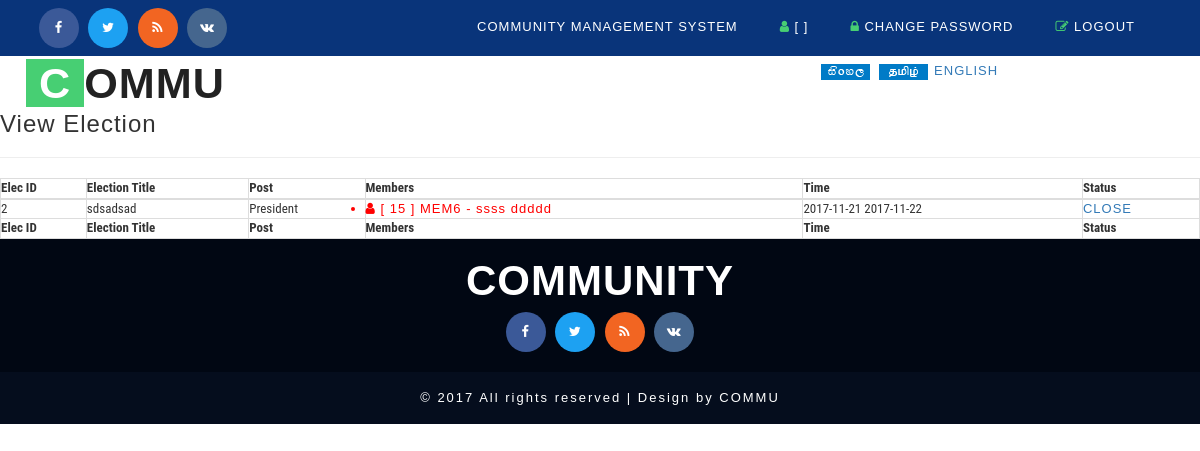
The page /admin_manage_election.php on the database as committed earlier.
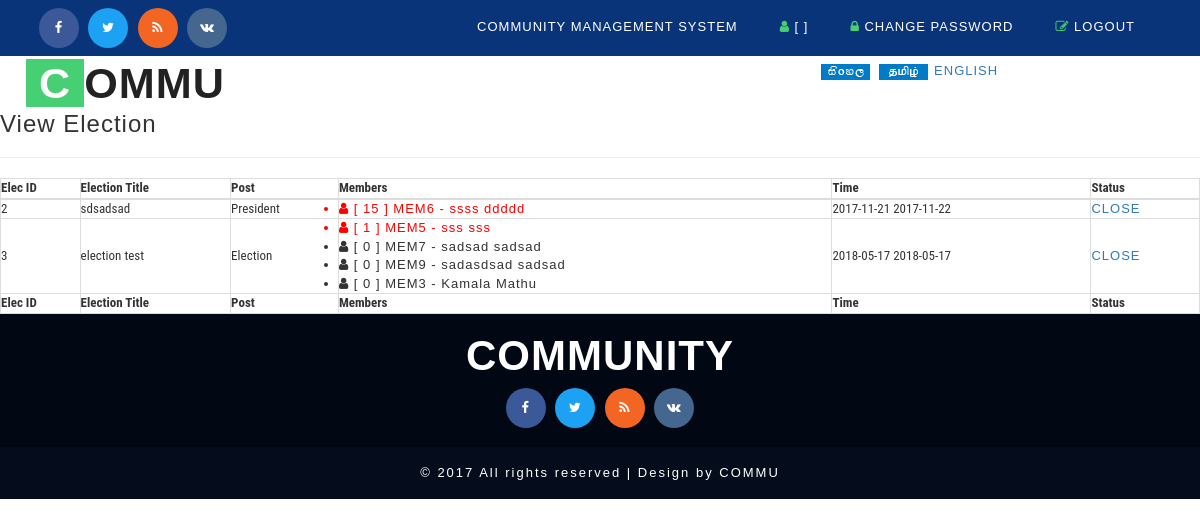
The same page on the database as committed later.
### tables this page shows
CREATE TABLE `cms_election` (
  `id` int(5) NOT NULL AUTO_INCREMENT,
  `electiontitle` varchar(150) DEFAULT NULL,
  `startdatetime` varchar(25) DEFAULT NULL,
  `enddatetime` varchar(50) DEFAULT NULL,
  `status` varchar(10) DEFAULT NULL,
  `usercreated` int(5) DEFAULT NULL,
  `datecreated` timestamp NOT NULL DEFAULT CURRENT_TIMESTAMP,
  `post_title` varchar(50) DEFAULT NULL,
  `winner` varchar(20) DEFAULT NULL,
  PRIMARY KEY (`id`),
  KEY `FK_cms_election_user` (`usercreated`),
  CONSTRAINT `FK_cms_election_user` FOREIGN KEY (`usercreated`) REFERENCES `cms_user` (`id`)
);

CREATE TABLE `cms_election_vote` (
  `id` int(5) NOT NULL AUTO_INCREMENT,
  `electionid` int(5) DEFAULT NULL,
  `memberid` int(5) DEFAULT NULL,
  `vote` int(5) DEFAULT '0',
  PRIMARY KEY (`id`),
  KEY `FK_cms_election_vote_election` (`electionid`),
  KEY `FK_cms_election_vote_member` (`memberid`),
  CONSTRAINT `FK_cms_election_vote_election` FOREIGN KEY (`electionid`) REFERENCES `cms_election` (`id`),
  CONSTRAINT `FK_cms_election_vote_member` FOREIGN KEY (`memberid`) REFERENCES `cms_member` (`id`)
);

CREATE TABLE `cms_member` (
  `id` int(5) NOT NULL AUTO_INCREMENT,
  `firstname` varchar(50) DEFAULT NULL,
  `lastname` varchar(50) DEFAULT NULL,
  `nic` varchar(12) DEFAULT NULL,
  `username` varchar(50) DEFAULT NULL,
  `email` varchar(50) DEFAULT NULL,
  `currentaddress` varchar(250) DEFAULT NULL,
  `experticeid` int(5) DEFAULT NULL,
  `permanentaddress` varchar(250) DEFAULT NULL,
  `authstatus` varchar(10) DEFAULT NULL COMMENT 'PND|AUTH|DACT',
  `datecreated` timestamp NOT NULL DEFAULT CURRENT_TIMESTAMP,
  `autorizeby` int(5) DEFAULT NULL COMMENT 'cms_user',
  `role` varchar(50) DEFAULT NULL,
  `usercreated` int(5) DEFAULT NULL,
  `post_title` varchar(50) DEFAULT NULL,
  `mobileno` varchar(20) DEFAULT NULL,
  PRIMARY KEY (`id`)
);

### model/DB.php (called while the page is built, shortened)
<?php
function getDBConnection() {
    $servername = "localhost";
    $username = "root";
    $password = "123";
    $db = "cmsdb";
    $conn = mysqli_connect($servername, $username, $password, $db);
    if (!$conn) {
        die("Connection failed: " . mysqli_connect_error());
    } else {
        return $conn;
    }
}
function getData($sql) {
    $conn = getDBConnection();
    $result = mysqli_query($conn, $sql);
    if (mysqli_num_rows($result) > 0) {
        return $result;
    } else {
        return FALSE;
    }
}
?>

### admin_manage_election.php (the view, shortened to what this page needs)
<!DOCTYPE html>
<html lang="en">
    <head>
        <?php include_once './basecss.php'; ?>
    </head>
    <body>
        <div class="header">
            <div class="w3layouts_header_right">
                <div class="agileits-social top_content">
                    <ul>
                        <li><a href="#"><i class="fa fa-facebook"></i></a></li>
                        <li><a href="#"><i class="fa fa-twitter"></i></a></li>
                        <li><a href="#"><i class="fa fa-rss"></i></a></li>
                        <li><a href="#"><i class="fa fa-vk"></i></a></li>
                    </ul>
                </div>
            </div>
            <div class="w3layouts_header_left">
                <?php include './_top.php'; ?>
            </div>
            <div class="clearfix"> </div>
        </div>
        <div class="banner">
            <nav class="navbar navbar-default">
                <div class="navbar-header navbar-left">
                    <h1><a class="navbar-brand" href="index.html"><span>C</span>OMMU</a></h1>
                </div>
                <div class="w3_agile_search">
                                   <?php include './_search.php';?>
                </div>
            </nav>
        </div>
        <h3>View Election</h3>
        <hr>
        <div class="row">
            <div class="col-md-12">
                <?php
                include './model/DB.php';
                ?>
                <table class="table-responsive table-bordered" width="100%">
                    <thead>
                        <tr>
                            <th>Elec ID</th>
                            <th>Election Title</th>
                            <th>Post</th>
                            <th>Members</th>
                            <th>Time</th>
                            <th>Status</th>
                        </tr>
                    </thead>
                    <tfoot>
                        <tr>
                            <th>Elec ID</th>
                            <th>Election Title</th>
                            <th>Post</th>
                            <th>Members</th>
                            <th>Time</th>
                            <th>Status</th>
                        </tr>
                    </tfoot>
                    <tbody>
                        <?php
                        $sql = " SELECT * FROM cms_election WHERE STATUS = 'CLOSE' ";
                        $resultx = getData($sql);
                        if ($resultx != FALSE) {
                            while ($row = mysqli_fetch_assoc($resultx)) {
                                ?>
                                <tr>
                                    <td><?= $row['id']; ?></td>
                                    <td><?= $row['electiontitle']; ?></td>
                                    <td><?= $row['post_title']; ?></td>
                                    <td>
                                        <ul>
                                            <?php
                                            $sqlV = "
SELECT cms_member.*,cms_election_vote.vote FROM cms_election_vote
INNER JOIN cms_member
ON cms_election_vote.memberid = cms_member.id
WHERE cms_election_vote.electionid = '" . $row['id'] . "'
ORDER BY cms_election_vote.vote DESC  ";
                                            $resulty = getData($sqlV);
                                            if ($resulty != FALSE) {
                                                while ($rowy = mysqli_fetch_assoc($resulty)) {
                                                    ?>
                                                    <li <?php if ($rowy['username'] == $row['winner']) { ?>   style="color: red"   <?php } ?>> <i class="fa fa-user"></i> [ <?= $rowy['vote'] ?> ] <?= $rowy['username'] ?> -  <?= $rowy['firstname'] ?>  <?= $rowy['lastname'] ?></li>
                                                    <?php
                                                }
                                            }
                                            ?>
                                        </ul>
                                    </td>
                                    <td><?= $row['startdatetime']; ?> <?= $row['enddatetime']; ?></td>
                                    <td>
                                        <a href=""><?= $row['status']; ?></a></td>
                                </tr>
                                <?php
                            }
                        }
                        ?>
                    </tbody>
                </table>
            </div>
        </div>
        <?php include './_footer.php'; ?>
    </body>
</html>

### basecss.php
<link href="css/bootstrap.css" rel="stylesheet" type="text/css" media="all" />
<link href="css/style.css" rel="stylesheet" type="text/css" media="all" />
<link rel="stylesheet" href="css/mainStyles.css" />
<link rel='stylesheet' href='css/dscountdown.css' type='text/css' media='all' />
<link rel="stylesheet" href="css/flexslider.css" type="text/css" media="screen" property="" />
<link href="css/lsb.css" rel="stylesheet" type="text/css">
<link href="css/font-awesome.css" rel="stylesheet">
  <link href="css/jquery.dataTables.min.css" rel="stylesheet" type="text/css"/>

### _top.php (shortened to what this page needs)
<ul>
    <li><a href="#" >Community Management System</a></li>
    <li><a href="#"><i class="fa fa-user" aria-hidden="true"></i>
            [ <?php echo $_SESSION['ssn_user']['role'] ?> ]
        </a> </li>
        <li><a href="change_password.php"><i class="fa fa-lock" aria-hidden="true"></i> Change Password</a></li>
    <li><a href="logout.php"><i class="fa fa-pencil-square-o" aria-hidden="true"></i> Logout</a></li>
</ul>

### _search.php (shortened to what this page needs)
<a href="?lang=SI"><img src="images/si.gif" ></a>
<a href="?lang=TM"><img src="images/ta.gif" ></a>
<a href="?lang=EN">ENGLISH</a>

### _footer.php
<div class="footer_agile_w3ls" style="padding: 5">
        <div class="container">
               <div class="agileits_w3layouts_logo logo2">
                   <h2><a href="index.html">Community</a></h2>
                   <div class="agileits-social">
                       <ul>
                           <li><a href="#"><i class="fa fa-facebook"></i></a></li>
                           <li><a href="#"><i class="fa fa-twitter"></i></a></li>
                           <li><a href="#"><i class="fa fa-rss"></i></a></li>
                           <li><a href="#"><i class="fa fa-vk"></i></a></li>
                       </ul>
                   </div>
               </div>
           </div>
       </div>
       <div class="wthree_copy_right">
           <div class="container">
               <p>© 2017 All rights reserved | Design by COMMU</p>
           </div>
       </div>

### css/style.css (style rules this page uses)
html, body { font-size: small; font-family: 'Source Sans Pro', sans-serif; background:#ffffff; margin: 0; }
p,ul li,ol li,body a { margin:0; font-family: 'Source Sans Pro', sans-serif; letter-spacing:1px; }
h1,h2,h3,h4,h5,h6 { font-family: 'Source Sans Pro', sans-serif; margin:0; letter-spacing:1px; }
ul,label { margin:0; padding:0; }
.w3layouts_header_left { float: right; margin-top: 10px; }
.w3layouts_header_right { float:left; }
.header { padding: 0.6em 3em; background: #09347a; }
.w3layouts_header_right ul li { display:inline-block; color: #fff; }
.agileits-social.top_content ul { margin: 0!important; }
.agileits-social.top_content { margin: 0!important; }
.w3layouts_header_right ul li i { color: #47cf73; }
.w3layouts_header_right ul li a { color: #fff; text-decoration:none; }
.w3layouts_header_left ul li { display: inline-block; list-style: none; margin-right: 1em; }
.w3layouts_header_left ul li a { color: #fff; padding: 0.5em 1em; font-size: 1em; letter-spacing: 1px; text-transform: uppercase; }
.w3layouts_header_left i { color: #47cf73; }
.navbar-default { background: none; border: none; }
.navbar { margin-bottom: 0; }
nav.navbar.navbar-default { background: none; padding: 0.5em 2em; }
.navbar-default .navbar-brand,.navbar-default .navbar-brand:hover, .navbar-default .navbar-brand:focus { color: #222; }
.navbar-brand { height: 42px; padding: 0; font-size: 1.2em; line-height: 43px; font-weight: 700; text-transform: uppercase; }
.navbar-brand span { color: #fff; background: #47cf73; padding: 0px 13px; }
.w3_agile_search { float:right; width: 25%; }
.footer_agile_w3ls { background: #010713; padding:1.5em 0; }
.footer_agile_w3ls li,.footer_agile_w3ls li a { display: block; color: #6a748a; font-size: 1em; line-height: 2em; text-transform: capitalize; }
.agileits_w3layouts_logo.logo2 { text-align: center; }
.agileits_w3layouts_logo.logo2 h2 a { font-size: 1.4em; color: #fff; font-weight: 700; text-transform: uppercase; }
.agileits-social ul { padding:0; margin:0; margin-top: 8px; }
.agileits-social ul li { display:inline-block; }
.agileits-social ul li a { color: #333; text-align: center; }
.agileits-social ul li a i.fa.fa-facebook { height: 40px; width: 40px; background: #3b5998; line-height: 40px; color: #fff; border-radius: 50%; -webkit-border-radius: 50%; -moz-border-radius: 50%; -o-border-radius: 50%; -ms-border-radius: 50%; transition:0.5s all; -webkit-transition:0.5s all; -moz-transition:0.5s all; -o-transition:0.5s all; -ms-transition:0.5s all; }
.agileits-social ul li a i.fa.fa-twitter { height: 40px; width: 40px; background: #1da1f2; line-height: 40px; color: #fff; border-radius: 50%; -webkit-border-radius: 50%; -moz-border-radius: 50%; -o-border-radius: 50%; -ms-border-radius: 50%; transition:0.5s all; -webkit-transition:0.5s all; -moz-transition:0.5s all; -o-transition:0.5s all; -ms-transition:0.5s all; }
.agileits-social ul li a i.fa.fa-rss { height: 40px; width: 40px; background: #f26522; line-height: 40px; color: #fff; border-radius: 50%; -webkit-border-radius: 50%; -moz-border-radius: 50%; -o-border-radius: 50%; -ms-border-radius: 50%; transition:0.5s all; -webkit-transition:0.5s all; -moz-transition:0.5s all; -o-transition:0.5s all; -ms-transition:0.5s all; }
.agileits-social ul li a i.fa.fa-vk { height: 40px; width: 40px; background: #45668e; line-height: 40px; color: #fff; border-radius: 50%; -webkit-border-radius: 50%; -moz-border-radius: 50%; -o-border-radius: 50%; -ms-border-radius: 50%; transition:0.5s all; -webkit-transition:0.5s all; -moz-transition:0.5s all; -o-transition:0.5s all; -ms-transition:0.5s all; }
.agileits-social ul li:nth-child(2) { margin:0 .5em; }
.agileits-social ul li:nth-child(3) { margin:0 .5em 0 0; }
.wthree_copy_right { padding: 1em 0; background: rgba(1, 9, 25, 0.98); text-align: center; }
.wthree_copy_right p { color:#fff; line-height:2em; letter-spacing: 2px; }
@media (max-width:1440px) { .w3_agile_search { float: right; width: 29%; } }
@media (max-width: 1366px) { .w3_agile_search { float: right; width:30%; } }
@media (max-width: 1280px) { .w3_agile_search { float: right; width: 31%; } }

Rows that differ between the two databases and show on the page:
added cms_election: id "3", electiontitle "election test", post_title "Election", startdatetime "2018-05-17", enddatetime "2018-05-17", status "CLOSE"
added cms_election_vote: vote "1", memberid.username "MEM5", memberid.firstname "sss", memberid.lastname "sss", shown under "3"
added cms_election_vote: vote "0", memberid.username "MEM7", memberid.firstname "sadsad", memberid.lastname "sadsad", shown under "3"
added cms_election_vote: vote "0", memberid.username "MEM9", memberid.firstname "sadasdsad", memberid.lastname "sadsad", shown under "3"
added cms_election_vote: vote "0", memberid.username "MEM3", memberid.firstname "Kamala", memberid.lastname "Mathu", shown under "3"
